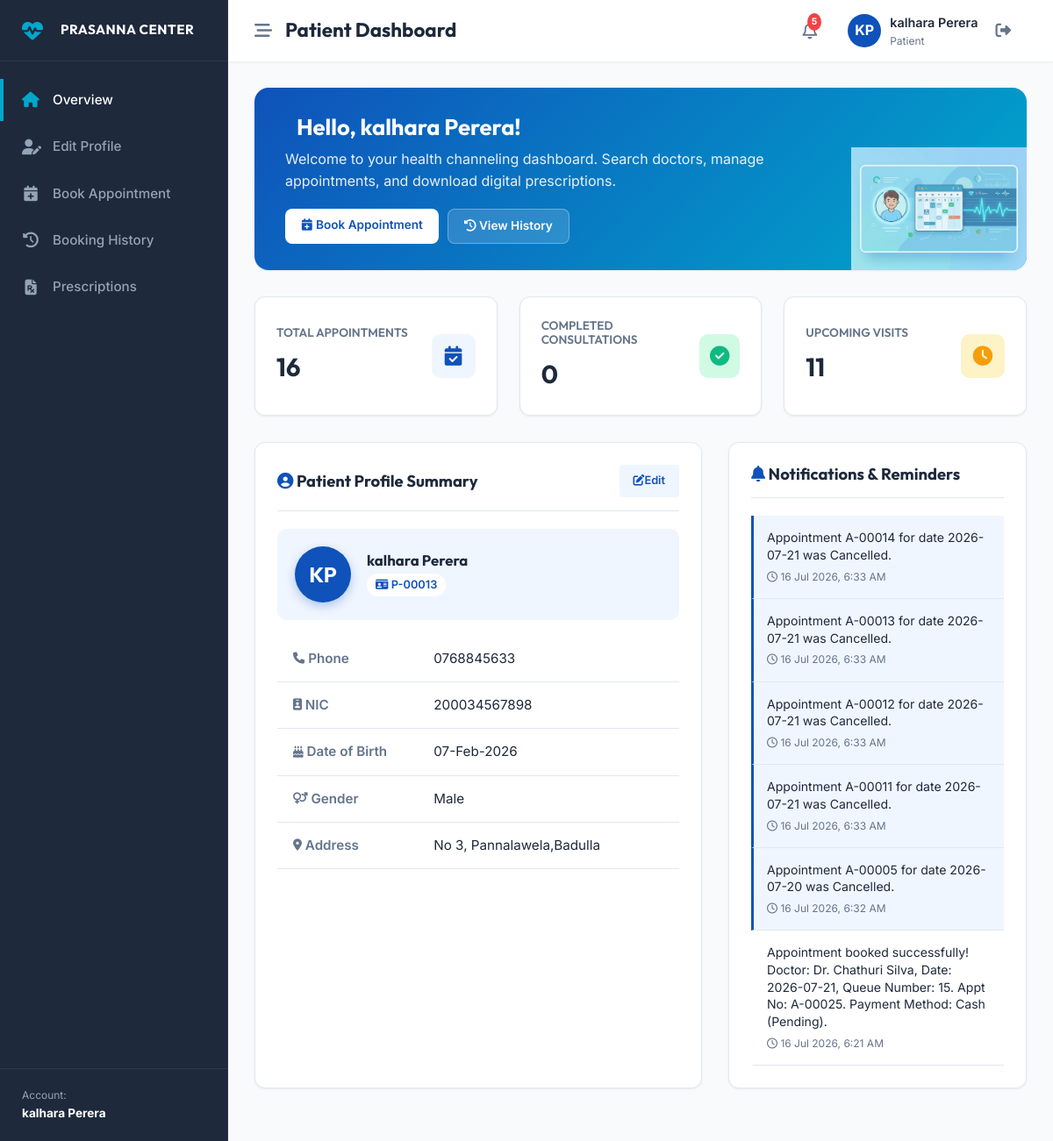
The app's page /patient/index.php (signed in) with its own data.
### tables this page shows
CREATE TABLE `patients` (
  `id` int(11) NOT NULL,
  `user_id` int(11) NOT NULL,
  `patient_number` varchar(20) NOT NULL,
  `first_name` varchar(50) NOT NULL,
  `last_name` varchar(50) NOT NULL,
  `nic` varchar(15) DEFAULT NULL,
  `dob` date NOT NULL,
  `gender` enum('Male','Female','Other') NOT NULL,
  `phone` varchar(15) NOT NULL,
  `address` text DEFAULT NULL,
  `created_at` timestamp NOT NULL DEFAULT current_timestamp()
);

CREATE TABLE `notifications` (
  `id` int(11) NOT NULL,
  `user_id` int(11) NOT NULL,
  `message` text NOT NULL,
  `is_read` tinyint(1) DEFAULT 0,
  `created_at` timestamp NOT NULL DEFAULT current_timestamp()
);

### patient/index.php (the view, shortened to what this page needs)
<?php
require_once dirname(__DIR__) . '/includes/dashboard_header.php';
$patient_id = $_SESSION['patient_id'];
$user_id = $_SESSION['user_id'];
$p_stmt = $pdo->prepare("SELECT * FROM patients WHERE id = ?");
$p_stmt->execute([$patient_id]);
$patient = $p_stmt->fetch();
$b_stmt = $pdo->prepare("SELECT COUNT(*) FROM appointments WHERE patient_id = ?");
$b_stmt->execute([$patient_id]);
$total_bookings = $b_stmt->fetchColumn();
$c_stmt = $pdo->prepare("SELECT COUNT(*) FROM appointments WHERE patient_id = ? AND status = 'Completed'");
$c_stmt->execute([$patient_id]);
$completed_bookings = $c_stmt->fetchColumn();
$u_stmt = $pdo->prepare("SELECT COUNT(*) FROM appointments WHERE patient_id = ? AND status IN ('Pending', 'Checked-In')");
$u_stmt->execute([$patient_id]);
$upcoming_bookings = $u_stmt->fetchColumn();
$notif_stmt = $pdo->prepare("SELECT * FROM notifications WHERE user_id = ? ORDER BY created_at DESC LIMIT 6");
$notif_stmt->execute([$user_id]);
$notifications_list = $notif_stmt->fetchAll();
?>
<div class="db-card" style="background: linear-gradient(135deg, var(--primary-color) 0%, var(--accent-color) 100%); color: white; border: none; padding: 0; border-radius: 16px; overflow:hidden; display:flex; align-items:stretch; min-height:140px;">
    <div style="flex:1; padding: 30px 35px; display:flex; flex-direction:column; justify-content:center;">
        <h2 style="color: white; font-family: 'Outfit'; margin-bottom: 8px; font-size:1.6rem;">
            <i class="fa-solid fa-hand-wave" style="margin-right:8px;"></i> Hello, <?php echo htmlspecialchars($patient['first_name'] . ' ' . $patient['last_name']); ?>!
        </h2>
        <p style="margin: 0; font-size: 1rem; opacity: 0.9;">Welcome to your health channeling dashboard. Search doctors, manage appointments, and download digital prescriptions.</p>
        <div style="margin-top:18px; display:flex; gap:10px; flex-wrap:wrap;">
            <a href="book.php" style="background:white; color:var(--primary-color); padding:8px 18px; border-radius:8px; font-size:0.85rem; font-weight:600; text-decoration:none;"><i class="fa-solid fa-calendar-plus"></i> Book Appointment</a>
            <a href="history.php" style="background:rgba(255,255,255,0.15); color:white; padding:8px 18px; border-radius:8px; font-size:0.85rem; font-weight:600; text-decoration:none; border:1px solid rgba(255,255,255,0.3);"><i class="fa-solid fa-clock-rotate-left"></i> View History</a>
        </div>
    </div>
    <div style="width:200px; flex-shrink:0; overflow:hidden; display:flex; align-items:flex-end; justify-content:center;">
        <img src="<?php echo BASE_URL; ?>assets/images/dashboard_banner.png"
             alt="Healthcare Dashboard"
             style="height:140px; width:200px; object-fit:cover; object-position:center; opacity:0.9;">
    </div>
</div>
<div class="metrics-grid">
    <div class="metric-card">
        <div class="metric-card-left">
            <h4>Total Appointments</h4>
            <div class="value"><?php echo $total_bookings; ?></div>
        </div>
        <div class="metric-card-icon"><i class="fa-solid fa-calendar-check"></i></div>
    </div>
    <div class="metric-card success">
        <div class="metric-card-left">
            <h4>Completed Consultations</h4>
            <div class="value"><?php echo $completed_bookings; ?></div>
        </div>
        <div class="metric-card-icon"><i class="fa-solid fa-circle-check"></i></div>
    </div>
    <div class="metric-card warning">
        <div class="metric-card-left">
            <h4>Upcoming Visits</h4>
            <div class="value"><?php echo $upcoming_bookings; ?></div>
        </div>
        <div class="metric-card-icon"><i class="fa-solid fa-clock"></i></div>
    </div>
</div>
<div class="details-grid" style="grid-template-columns: 1.5fr 1fr; gap: 30px;">
    <div class="db-card">
        <div class="db-card-header">
            <h3><i class="fa-solid fa-user-circle text-primary"></i> Patient Profile Summary</h3>
            <a href="profile.php" class="btn btn-secondary" style="padding: 6px 14px; font-size:0.8rem; border-radius:4px;"><i class="fa-solid fa-edit"></i> Edit</a>
        </div>
        <div style="display:flex; align-items:center; gap:18px; padding:20px; background:var(--secondary-color); border-radius:10px; margin-bottom:18px;">
            <div style="width:64px; height:64px; border-radius:50%; background:var(--primary-color); color:white; display:flex; align-items:center; justify-content:center; font-size:1.5rem; font-weight:700; font-family:'Outfit'; flex-shrink:0; box-shadow:0 4px 12px rgba(15,82,186,0.3);">
                <?php
                    $initials = strtoupper(substr($patient['first_name'],0,1) . substr($patient['last_name'],0,1));
                    echo $initials;
                ?>
            </div>
            <div>
                <h4 style="margin:0; font-size:1.05rem;"><?php echo htmlspecialchars($patient['first_name'] . ' ' . $patient['last_name']); ?></h4>
                <span style="font-size:0.8rem; color:var(--primary-color); font-weight:600; background:white; padding:3px 10px; border-radius:20px; display:inline-block; margin-top:4px;">
                    <i class="fa-solid fa-id-card"></i> <?php echo htmlspecialchars($patient['patient_number']); ?>
                </span>
            </div>
        </div>
        <div class="table-responsive">
            <table class="db-table" style="font-size:0.95rem;">
                <tr>
                    <td style="font-weight:600; width:35%; color:var(--grey-color);"><i class="fa-solid fa-phone fa-sm"></i> Phone</td>
                    <td><?php echo htmlspecialchars($patient['phone']); ?></td>
                </tr>
                <tr>
                    <td style="font-weight:600; color:var(--grey-color);"><i class="fa-solid fa-id-badge fa-sm"></i> NIC</td>
                    <td><?php echo htmlspecialchars($patient['nic']); ?></td>
                </tr>
                <tr>
                    <td style="font-weight:600; color:var(--grey-color);"><i class="fa-solid fa-cake-candles fa-sm"></i> Date of Birth</td>
                    <td><?php echo date('d-M-Y', strtotime($patient['dob'])); ?></td>
                </tr>
                <tr>
                    <td style="font-weight:600; color:var(--grey-color);"><i class="fa-solid fa-venus-mars fa-sm"></i> Gender</td>
                    <td><?php echo htmlspecialchars($patient['gender']); ?></td>
                </tr>
                <tr>
                    <td style="font-weight:600; color:var(--grey-color);"><i class="fa-solid fa-location-dot fa-sm"></i> Address</td>
                    <td><?php echo htmlspecialchars($patient['address'] ? $patient['address'] : 'Not provided'); ?></td>
                </tr>
            </table>
        </div>
    </div>
    <div class="db-card" id="notifications">
        <div class="db-card-header">
            <h3><i class="fa-solid fa-bell text-primary"></i> Notifications & Reminders</h3>
        </div>
        <ul class="notification-list">
            <?php if (!empty($notifications_list)): ?>
                <?php foreach ($notifications_list as $notif): ?>
                    <li class="notification-item <?php echo $notif['is_read'] == 0 ? 'unread' : ''; ?>">
                        <div style="font-size: 0.88rem; line-height: 1.4; color: var(--dark-color);">
                            <?php echo htmlspecialchars($notif['message']); ?>
                        </div>
                        <div class="notification-time">
                            <i class="fa-regular fa-clock"></i> <?php echo date('d M Y, g:i A', strtotime($notif['created_at'])); ?>
                        </div>
                    </li>
                <?php endforeach; ?>
            <?php endif; ?>
        </ul>
    </div>
</div>
<?php require_once dirname(__DIR__) . '/includes/dashboard_footer.php'; ?>

### assets/css/style.css (style rules this page uses)
:root { --primary-color: #0f52ba; --primary-hover: #0b3c8f; --secondary-color: #f0f6ff; --accent-color: #00a8cc; --accent-hover: #008eb0; --dark-color: #1e293b; --light-color: #ffffff; --grey-color: #64748b; --light-grey: #e2e8f0; --success-color: #10b981; --warning-color: #f59e0b; --danger-color: #ef4444; --shadow-sm: 0 1px 3px rgba(0,0,0,0.05), 0 1px 2px rgba(0,0,0,0.02); --shadow-md: 0 4px 6px -1px rgba(15, 82, 186, 0.05), 0 2px 4px -2px rgba(15, 82, 186, 0.05); --shadow-lg: 0 10px 25px -5px rgba(15, 82, 186, 0.1), 0 8px 10px -6px rgba(15, 82, 186, 0.08); --shadow-inset: inset 0 2px 4px 0 rgba(0, 0, 0, 0.06); --font-sans: 'Inter', -apple-system, BlinkMacSystemFont, "Segoe UI", Roboto, sans-serif; --font-heading: 'Outfit', sans-serif; --transition: all 0.3s cubic-bezier(0.4, 0, 0.2, 1); }
* { margin: 0; padding: 0; box-sizing: border-box; }
html { scroll-behavior: smooth; }
body { font-family: var(--font-sans); color: var(--dark-color); background-color: var(--light-color); line-height: 1.6; overflow-x: hidden; }
h1, h2, h3, h4, h5, h6 { font-family: var(--font-heading); font-weight: 700; color: var(--dark-color); line-height: 1.2; }
a { color: inherit; text-decoration: none; transition: var(--transition); }
.text-primary { color: var(--primary-color); }
.btn { display: inline-flex; align-items: center; justify-content: center; padding: 12px 28px; font-size: 0.95rem; font-weight: 600; border-radius: 50px; cursor: pointer; transition: var(--transition); border: 2px solid transparent; font-family: var(--font-sans); }
.btn-secondary { background-color: var(--secondary-color); color: var(--primary-color); }

### assets/css/dashboard.css (style rules this page uses)
:root { --sidebar-width: 260px; --sidebar-collapsed-width: 70px; --topbar-height: 70px; }
body.dashboard-body { background-color: #f8fafc; overflow-x: hidden; }
.metrics-grid { display: grid; grid-template-columns: repeat(auto-fit, minmax(240px, 1fr)); gap: 25px; margin-bottom: 30px; }
.metric-card { background: white; border-radius: 12px; padding: 24px; box-shadow: var(--shadow-sm); border: 1px solid var(--light-grey); display: flex; justify-content: space-between; align-items: center; }
.metric-card-left h4 { font-size: 0.85rem; color: var(--grey-color); text-transform: uppercase; margin-bottom: 8px; font-weight: 600; }
.metric-card-left .value { font-size: 1.8rem; font-weight: 700; color: var(--dark-color); font-family: var(--font-heading); }
.metric-card-icon { width: 50px; height: 50px; border-radius: 10px; background-color: var(--secondary-color); color: var(--primary-color); display: flex; align-items: center; justify-content: center; font-size: 1.4rem; }
.metric-card.success .metric-card-icon { background-color: #d1fae5; color: var(--success-color); }
.metric-card.warning .metric-card-icon { background-color: #fef3c7; color: var(--warning-color); }
.db-card { background: white; border-radius: 12px; box-shadow: var(--shadow-sm); border: 1px solid var(--light-grey); padding: 25px; margin-bottom: 30px; }
.db-card-header { display: flex; justify-content: space-between; align-items: center; margin-bottom: 20px; padding-bottom: 15px; border-bottom: 1px solid var(--light-grey); }
.db-card-header h3 { font-size: 1.15rem; font-family: var(--font-heading); font-weight: 700; }
.table-responsive { width: 100%; overflow-x: auto; }
.db-table { width: 100%; border-collapse: collapse; text-align: left; font-size: 0.9rem; }
.db-table td { padding: 14px 18px; border-bottom: 1px solid var(--light-grey); color: var(--dark-color); vertical-align: middle; }
.details-grid { display: grid; grid-template-columns: repeat(2, 1fr); gap: 20px; }
.notification-list { list-style: none; }
.notification-item { padding: 15px; border-bottom: 1px solid var(--light-grey); position: relative; border-left: 3px solid transparent; transition: var(--transition); }
.notification-item.unread { background-color: #f0f6ff; border-left-color: var(--primary-color); }
.notification-time { font-size: 0.75rem; color: var(--grey-color); margin-top: 5px; }

### records on screen
patients: first_name+last_name "kalhara Perera", initials "KP", patient_number "P-00013", phone "0768845633", nic "200034567898", dob "07-Feb-2026", gender "Male", address "No 3, Pannalawela,Badulla"
notifications: message "Appointment A-00014 for date 2026-07-21 was Cancelled.", created_at "16 Jul 2026, 6:33 AM"
notifications: message "Appointment A-00013 for date 2026-07-21 was Cancelled.", created_at "16 Jul 2026, 6:33 AM"
notifications: message "Appointment A-00012 for date 2026-07-21 was Cancelled.", created_at "16 Jul 2026, 6:33 AM"
notifications: message "Appointment A-00011 for date 2026-07-21 was Cancelled.", created_at "16 Jul 2026, 6:33 AM"
notifications: message "Appointment A-00005 for date 2026-07-20 was Cancelled.", created_at "16 Jul 2026, 6:32 AM"
notifications: message "Appointment booked successfully! Doctor: Dr. Chathuri Silva, Date: 2026-07-21, Queue Number: 15. Appt No: A-00025. Payment Method: Cash (Pending).", created_at "16 Jul 2026, 6:21 AM"

### other values on screen
$_SESSION['full_name'] "kalhara Perera"
$page_title "Patient Dashboard"
$unread_notifs "5"
substr($initials, 0, 2) "KP"
$_SESSION['role'] "Patient"
$total_bookings "16"
$completed_bookings "0"
$upcoming_bookings "11"
